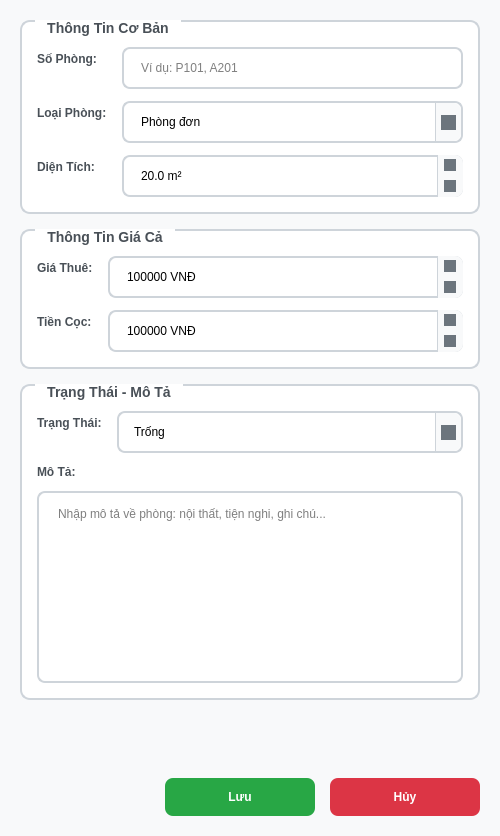
<?xml version="1.0" encoding="UTF-8"?>
<ui version="4.0">
 <class>AddRoomDialog</class>
 <widget class="QDialog" name="AddRoomDialog">
  <property name="geometry">
   <rect>
    <x>0</x>
    <y>0</y>
    <width>500</width>
    <height>836</height>
   </rect>
  </property>
  <property name="windowTitle">
   <string>Thêm Phòng Mới</string>
  </property>
  <property name="windowIcon">
   <iconset>
    <normaloff>:/icons/room-add.png</normaloff>:/icons/room-add.png</iconset>
  </property>
  <property name="styleSheet">
   <string notr="true">/* Dialog Styling */
QDialog {
    background-color: #f8f9fa;
    color: #212529;
}

/* Group Box Styling */
QGroupBox {
    font-weight: bold;
    font-size: 14px;
    color: #495057;
    border: 2px solid #ced4da;
    border-radius: 10px;
    margin-top: 1.5ex;
    padding-top: 10px;
    background-color: white;
}

QGroupBox::title {
    subcontrol-origin: margin;
    left: 15px;
    padding: 0 10px 0 10px;
    background-color: white;
}

/* Form Labels */
QLabel {
    color: #495057;
    font-weight: bold;
    font-size: 12px;
}

/* Input Fields Styling */
QDateEdit, QComboBox, QDoubleSpinBox, QLineEdit, QSpinBox, QTextEdit, QPlainTextEdit {
    background-color: white;
    border: 2px solid #ced4da;
    border-radius: 8px;
    padding: 10px 15px;
    font-size: 12px;
    min-height: 18px;
}

QDateEdit:focus, QComboBox:focus, QDoubleSpinBox:focus, QLineEdit:focus, QSpinBox:focus, QTextEdit:focus, QPlainTextEdit:focus {
    border-color: #007bff;
    background-color: #f0f8ff;
}

QDateEdit:hover, QComboBox:hover, QDoubleSpinBox:hover, QLineEdit:hover, QSpinBox:hover, QTextEdit:hover, QPlainTextEdit:hover {
    border-color: #6c757d;
}

/* SpinBox and DoubleSpinBox */
QSpinBox, QDoubleSpinBox {
    min-width: 80px;
}

QSpinBox::up-button, QDoubleSpinBox::up-button {
    subcontrol-origin: border;
    subcontrol-position: top right;
    width: 25px;
    border-left: 1px solid #ced4da;
    border-top-right-radius: 8px;
    background-color: #f8f9fa;
}

QSpinBox::down-button, QDoubleSpinBox::down-button {
    subcontrol-origin: border;
    subcontrol-position: bottom right;
    width: 25px;
    border-left: 1px solid #ced4da;
    border-bottom-right-radius: 8px;
    background-color: #f8f9fa;
}

QSpinBox::up-arrow, QDoubleSpinBox::up-arrow {
    width: 12px;
    height: 12px;
    background-color: #6c757d;
}

QSpinBox::down-arrow, QDoubleSpinBox::down-arrow {
    width: 12px;
    height: 12px;
    background-color: #6c757d;
}

/* ComboBox Arrow */
QComboBox::drop-down {
    subcontrol-origin: padding;
    subcontrol-position: top right;
    width: 25px;
    border-left: 1px solid #ced4da;
    border-top-right-radius: 8px;
    border-bottom-right-radius: 8px;
    background-color: #f8f9fa;
}

QComboBox::down-arrow {
    width: 15px;
    height: 15px;
    background-color: #6c757d;
}

QComboBox QAbstractItemView {
    background-color: white;
    border: 2px solid #ced4da;
    border-radius: 8px;
    selection-background-color: #007bff;
    selection-color: white;
}

/* Text Edit for Description */
QTextEdit, QPlainTextEdit {
    min-height: 80px;
}

/* Button Styling */
QPushButton {
    background-color: #007bff;
    color: white;
    border: none;
    border-radius: 8px;
    padding: 12px 25px;
    font-weight: bold;
    font-size: 12px;
    min-width: 100px;
}

QPushButton:hover {
    background-color: #0056b3;
}

QPushButton:pressed {
    background-color: #004085;
}

#buttonSave {
    background-color: #28a745;
}

#buttonSave:hover {
    background-color: #1e7e34;
}

#buttonCancel {
    background-color: #dc3545;
}

#buttonCancel:hover {
    background-color: #c82333;
}

/* Required field indicators */
QLabel[required=&quot;true&quot;] {
    color: #dc3545;
}

QLabel[required=&quot;true&quot;]:after {
    content: &quot; *&quot;;
    color: #dc3545;
}
</string>
  </property>
  <property name="modal">
   <bool>true</bool>
  </property>
  <layout class="QVBoxLayout" name="verticalLayout">
   <property name="spacing">
    <number>15</number>
   </property>
   <property name="leftMargin">
    <number>20</number>
   </property>
   <property name="topMargin">
    <number>20</number>
   </property>
   <property name="rightMargin">
    <number>20</number>
   </property>
   <property name="bottomMargin">
    <number>20</number>
   </property>
   <item>
    <widget class="QGroupBox" name="groupBoxRoomInfo">
     <property name="title">
      <string>Thông Tin Cơ Bản</string>
     </property>
     <layout class="QFormLayout" name="formLayout">
      <property name="horizontalSpacing">
       <number>15</number>
      </property>
      <property name="verticalSpacing">
       <number>12</number>
      </property>
      <property name="leftMargin">
       <number>15</number>
      </property>
      <property name="topMargin">
       <number>15</number>
      </property>
      <property name="rightMargin">
       <number>15</number>
      </property>
      <property name="bottomMargin">
       <number>15</number>
      </property>
      <item row="0" column="0">
       <widget class="QLabel" name="labelRoomNumber">
        <property name="text">
         <string>Số Phòng:</string>
        </property>
        <property name="required" stdset="0">
         <bool>true</bool>
        </property>
       </widget>
      </item>
      <item row="0" column="1">
       <widget class="QLineEdit" name="lineEditRoomNumber">
        <property name="placeholderText">
         <string>Ví dụ: P101, A201</string>
        </property>
       </widget>
      </item>
      <item row="1" column="0">
       <widget class="QLabel" name="labelRoomType">
        <property name="text">
         <string>Loại Phòng:</string>
        </property>
        <property name="required" stdset="0">
         <bool>true</bool>
        </property>
       </widget>
      </item>
      <item row="1" column="1">
       <widget class="QComboBox" name="comboBoxRoomType">
        <property name="editable">
         <bool>true</bool>
        </property>
        <item>
         <property name="text">
          <string>Phòng đơn</string>
         </property>
        </item>
        <item>
         <property name="text">
          <string>Phòng đôi</string>
         </property>
        </item>
        <item>
         <property name="text">
          <string>Phòng 3 người</string>
         </property>
        </item>
        <item>
         <property name="text">
          <string>Phòng 4 người</string>
         </property>
        </item>
        <item>
         <property name="text">
          <string>Phòng gia đình</string>
         </property>
        </item>
        <item>
         <property name="text">
          <string>Studio</string>
         </property>
        </item>
       </widget>
      </item>
      <item row="2" column="0">
       <widget class="QLabel" name="labelArea">
        <property name="text">
         <string>Diện Tích:</string>
        </property>
       </widget>
      </item>
      <item row="2" column="1">
       <widget class="QDoubleSpinBox" name="doubleSpinBoxArea">
        <property name="suffix">
         <string> m²</string>
        </property>
        <property name="decimals">
         <number>1</number>
        </property>
        <property name="minimum">
         <double>5.000000000000000</double>
        </property>
        <property name="maximum">
         <double>200.000000000000000</double>
        </property>
        <property name="singleStep">
         <double>0.500000000000000</double>
        </property>
        <property name="value">
         <double>20.000000000000000</double>
        </property>
       </widget>
      </item>
     </layout>
    </widget>
   </item>
   <item>
    <widget class="QGroupBox" name="groupBoxPricing">
     <property name="title">
      <string>Thông Tin Giá Cả</string>
     </property>
     <layout class="QFormLayout" name="formLayout_2">
      <property name="horizontalSpacing">
       <number>15</number>
      </property>
      <property name="verticalSpacing">
       <number>12</number>
      </property>
      <property name="leftMargin">
       <number>15</number>
      </property>
      <property name="topMargin">
       <number>15</number>
      </property>
      <property name="rightMargin">
       <number>15</number>
      </property>
      <property name="bottomMargin">
       <number>15</number>
      </property>
      <item row="0" column="0">
       <widget class="QLabel" name="labelRentPrice">
        <property name="text">
         <string>Giá Thuê:</string>
        </property>
        <property name="required" stdset="0">
         <bool>true</bool>
        </property>
       </widget>
      </item>
      <item row="0" column="1">
       <widget class="QDoubleSpinBox" name="doubleSpinBoxRentPrice">
        <property name="suffix">
         <string> VNĐ</string>
        </property>
        <property name="decimals">
         <number>0</number>
        </property>
        <property name="minimum">
         <double>100000.000000000000000</double>
        </property>
        <property name="maximum">
         <double>50000000.000000000000000</double>
        </property>
        <property name="singleStep">
         <double>50000.000000000000000</double>
        </property>
        <property name="value">
         <double>1000000.000000000000000</double>
        </property>
       </widget>
      </item>
      <item row="1" column="0">
       <widget class="QLabel" name="labelDeposit">
        <property name="text">
         <string>Tiền Cọc:</string>
        </property>
       </widget>
      </item>
      <item row="1" column="1">
       <widget class="QDoubleSpinBox" name="doubleSpinBoxDeposit">
        <property name="suffix">
         <string> VNĐ</string>
        </property>
        <property name="decimals">
         <number>0</number>
        </property>
        <property name="minimum">
         <double>0.000000000000000</double>
        </property>
        <property name="maximum">
         <double>50000000.000000000000000</double>
        </property>
        <property name="singleStep">
         <double>50000.000000000000000</double>
        </property>
        <property name="value">
         <double>1000000.000000000000000</double>
        </property>
       </widget>
      </item>
     </layout>
    </widget>
   </item>
   <item>
    <widget class="QGroupBox" name="groupBoxStatus">
     <property name="title">
      <string>Trạng Thái - Mô Tả</string>
     </property>
     <layout class="QVBoxLayout" name="verticalLayout_2">
      <property name="spacing">
       <number>12</number>
      </property>
      <property name="leftMargin">
       <number>15</number>
      </property>
      <property name="topMargin">
       <number>15</number>
      </property>
      <property name="rightMargin">
       <number>15</number>
      </property>
      <property name="bottomMargin">
       <number>15</number>
      </property>
      <item>
       <layout class="QFormLayout" name="formLayout_3">
        <property name="horizontalSpacing">
         <number>15</number>
        </property>
        <property name="verticalSpacing">
         <number>12</number>
        </property>
        <item row="0" column="0">
         <widget class="QLabel" name="labelStatus">
          <property name="text">
           <string>Trạng Thái:</string>
          </property>
         </widget>
        </item>
        <item row="0" column="1">
         <widget class="QComboBox" name="comboBoxStatus">
          <item>
           <property name="text">
            <string>Trống</string>
           </property>
          </item>
          <item>
           <property name="text">
            <string>Đã thuê</string>
           </property>
          </item>
          <item>
           <property name="text">
            <string>Đang sửa chữa</string>
           </property>
          </item>
          <item>
           <property name="text">
            <string>Tạm ngưng</string>
           </property>
          </item>
         </widget>
        </item>
       </layout>
      </item>
      <item>
       <widget class="QLabel" name="labelDescription">
        <property name="text">
         <string>Mô Tả:</string>
        </property>
       </widget>
      </item>
      <item>
       <widget class="QPlainTextEdit" name="plainTextEditDescription">
        <property name="placeholderText">
         <string>Nhập mô tả về phòng: nội thất, tiện nghi, ghi chú...</string>
        </property>
       </widget>
      </item>
     </layout>
    </widget>
   </item>
   <item>
    <spacer name="verticalSpacer">
     <property name="orientation">
      <enum>Qt::Vertical</enum>
     </property>
     <property name="sizeHint" stdset="0">
      <size>
       <width>20</width>
       <height>10</height>
      </size>
     </property>
    </spacer>
   </item>
   <item>
    <layout class="QHBoxLayout" name="horizontalLayoutButtons">
     <property name="spacing">
      <number>15</number>
     </property>
     <item>
      <spacer name="horizontalSpacer">
       <property name="orientation">
        <enum>Qt::Horizontal</enum>
       </property>
       <property name="sizeHint" stdset="0">
        <size>
         <width>40</width>
         <height>20</height>
        </size>
       </property>
      </spacer>
     </item>
     <item>
      <widget class="QPushButton" name="buttonSave">
       <property name="text">
        <string>Lưu</string>
       </property>
       <property name="icon">
        <iconset>
         <normaloff>:/icons/save.png</normaloff>:/icons/save.png</iconset>
       </property>
       <property name="default">
        <bool>true</bool>
       </property>
      </widget>
     </item>
     <item>
      <widget class="QPushButton" name="buttonCancel">
       <property name="text">
        <string>Hủy</string>
       </property>
       <property name="icon">
        <iconset>
         <normaloff>:/icons/cancel.png</normaloff>:/icons/cancel.png</iconset>
       </property>
      </widget>
     </item>
    </layout>
   </item>
  </layout>
 </widget>
 <tabstops>
  <tabstop>lineEditRoomNumber</tabstop>
  <tabstop>comboBoxRoomType</tabstop>
  <tabstop>doubleSpinBoxArea</tabstop>
  <tabstop>doubleSpinBoxRentPrice</tabstop>
  <tabstop>doubleSpinBoxDeposit</tabstop>
  <tabstop>comboBoxStatus</tabstop>
  <tabstop>plainTextEditDescription</tabstop>
  <tabstop>buttonSave</tabstop>
  <tabstop>buttonCancel</tabstop>
 </tabstops>
 <resources/>
 <connections>
  <connection>
   <sender>buttonCancel</sender>
   <signal>clicked()</signal>
   <receiver>AddRoomDialog</receiver>
   <slot>reject()</slot>
   <hints>
    <hint type="sourcelabel">
     <x>425</x>
     <y>565</y>
    </hint>
    <hint type="destinationlabel">
     <x>249</x>
     <y>299</y>
    </hint>
   </hints>
  </connection>
 </connections>
</ui>
